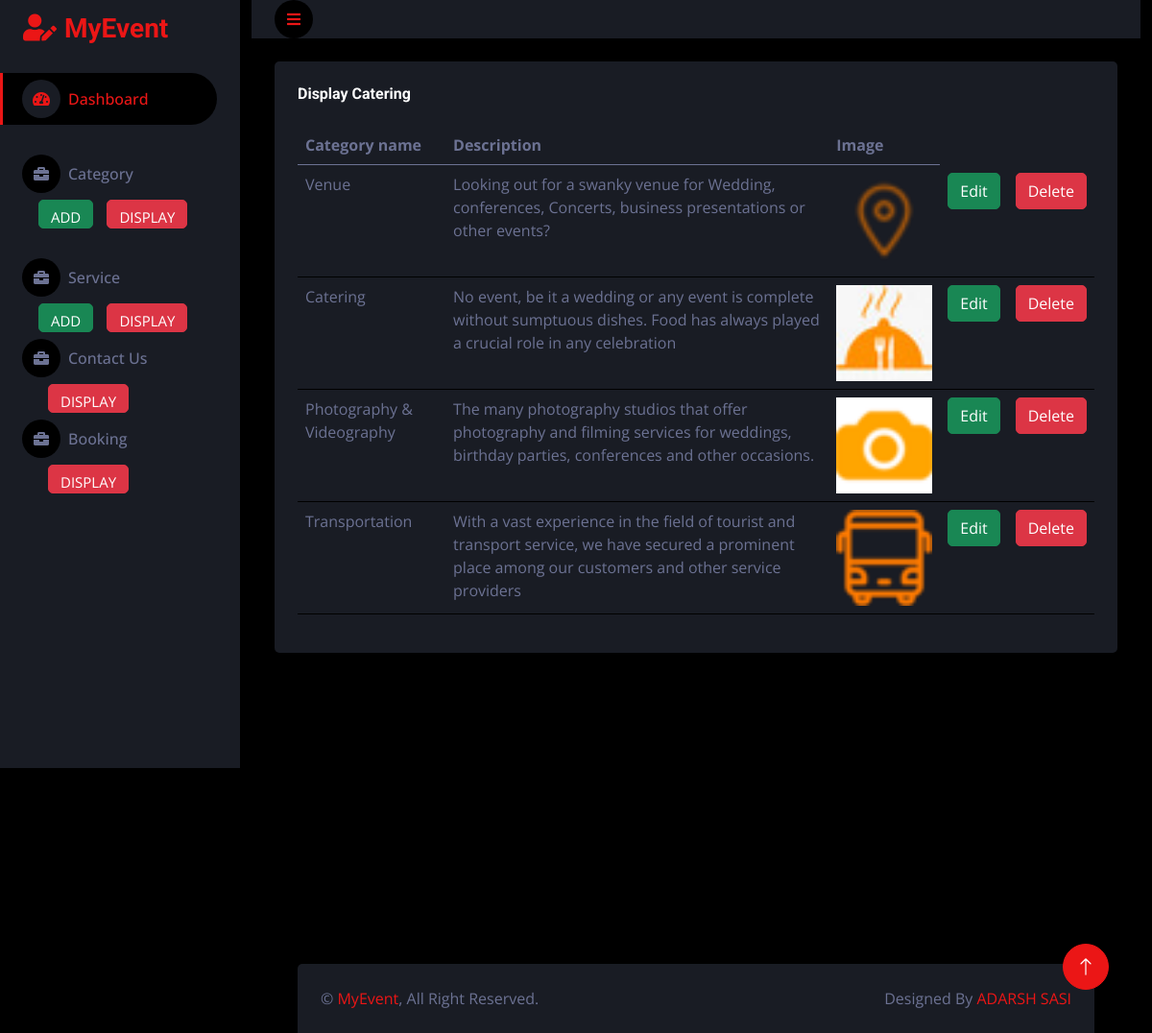
Screenshot of /adminapp/category_display/ with the database file from the repository.
### adminapp/models.py (models this page shows, shortened)
class Category(models.Model):
    name=models.CharField(max_length=50)
    description=models.TextField(max_length=500)
    logo=models.ImageField(upload_to="category_logo")

### adminapp/views.py (the view)
# urls.py: path('category_display/',views.category_display,name="category_display"),
def category_display(req):
    data=Category.objects.all()
    return render(req,"categorydisplay.html",{"data":data})

### adminapp/templates/categorydisplay.html (shortened to what this page needs)
<!DOCTYPE html>
{% extends 'index.html' %}
{% block content %}
<html lang="en">
<head>
</head>
<body>
    <div class="col-12">
        <div class="bg-secondary rounded h-100 p-4">
            <h6 class="mb-4">Display Catering</h6>
            <div class="table-responsive">
                <table class="table">
                    <thead>
                        <tr>
                            <th scope="col">Category name</th>
                            <th scope="col">Description</th>
                            <th scope="col">Image</th>
                        </tr>
                    </thead>
                    <tbody>
                        {% for i in data %}
                        <tr>
                         <td>{{i.name}}</td>
                         <td>{{i.description}}</td>
                         <td><img src="{{i.logo.url}}" style="width:100px;height:100px"></td>
                         <td>
                             <form action="{% url 'category_edit' dataid=i.id %}">
                                 <button type="submit" class="btn btn-success mr-2">Edit</button>
                             </form>
                         </td>
                         <td>
                             <form action="{% url 'category_delete' dataid=i.id %}">
                                 <button type="submit" class="btn btn-danger mr-2">Delete</button>
                             </form>
                         </td>
                        </tr>
                        {% endfor %}
                    </tbody>
                </table>
            </div>
        </div>
    </div>
</body>
</html>
{% endblock %}

### adminapp/static/css/style.css (style rules this page uses)
:root { --primary: #EB1616; --secondary: #191C24; --light: #6C7293; --dark: #000000; }
.btn { transition: .5s; }

### rows the page displays
Category: name "Venue", description "Looking out for a swanky venue for Wedding, conferences, Concerts, business presentations or other events?", logo (picture)
Category: name "Catering", description "No event, be it a wedding or any event is complete without sumptuous dishes. Food has always played a crucial role in any celebration", logo (picture)
Category: name "Photography & Videography", description "The many photography studios that offer photography and filming services for weddings, birthday parties, conferences and other occasions.", logo (picture)
Category: name "Transportation", description "With a vast experience in the field of tourist and transport service, we have secured a prominent place among our customers and other service providers", logo (picture)
